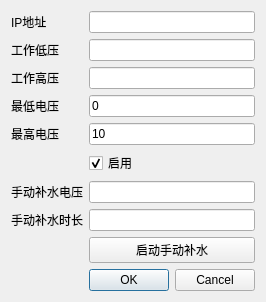
<?xml version="1.0" encoding="UTF-8"?>
<ui version="4.0">
 <class>AOsetting</class>
 <widget class="QDialog" name="AOsetting">
  <property name="geometry">
   <rect>
    <x>0</x>
    <y>0</y>
    <width>237</width>
    <height>281</height>
   </rect>
  </property>
  <property name="windowTitle">
   <string>Dialog</string>
  </property>
  <layout class="QVBoxLayout" name="verticalLayout">
   <item>
    <layout class="QFormLayout" name="formLayout">
     <item row="0" column="0">
      <widget class="QLabel" name="label_5">
       <property name="text">
        <string>IP地址</string>
       </property>
      </widget>
     </item>
     <item row="0" column="1">
      <widget class="QLineEdit" name="lineEdit_5"/>
     </item>
     <item row="1" column="0">
      <widget class="QLabel" name="label_3">
       <property name="text">
        <string>工作低压</string>
       </property>
      </widget>
     </item>
     <item row="1" column="1">
      <widget class="QLineEdit" name="lineEdit_3"/>
     </item>
     <item row="2" column="0">
      <widget class="QLabel" name="label_4">
       <property name="text">
        <string>工作高压</string>
       </property>
      </widget>
     </item>
     <item row="2" column="1">
      <widget class="QLineEdit" name="lineEdit_4"/>
     </item>
     <item row="3" column="0">
      <widget class="QLabel" name="label">
       <property name="text">
        <string>最低电压</string>
       </property>
      </widget>
     </item>
     <item row="3" column="1">
      <widget class="QLineEdit" name="lineEdit">
       <property name="text">
        <string>0</string>
       </property>
       <property name="readOnly">
        <bool>true</bool>
       </property>
      </widget>
     </item>
     <item row="4" column="0">
      <widget class="QLabel" name="label_2">
       <property name="text">
        <string>最高电压</string>
       </property>
      </widget>
     </item>
     <item row="4" column="1">
      <widget class="QLineEdit" name="lineEdit_2">
       <property name="text">
        <string>10</string>
       </property>
       <property name="readOnly">
        <bool>true</bool>
       </property>
      </widget>
     </item>
     <item row="6" column="1">
      <widget class="QCheckBox" name="output">
       <property name="text">
        <string>启用</string>
       </property>
       <property name="checked">
        <bool>true</bool>
       </property>
      </widget>
     </item>
     <item row="7" column="0">
      <widget class="QLabel" name="label_6">
       <property name="text">
        <string>手动补水电压</string>
       </property>
      </widget>
     </item>
     <item row="7" column="1">
      <widget class="QLineEdit" name="manualvol"/>
     </item>
     <item row="10" column="1">
      <widget class="QDialogButtonBox" name="buttonBox">
       <property name="sizePolicy">
        <sizepolicy hsizetype="Fixed" vsizetype="Fixed">
         <horstretch>0</horstretch>
         <verstretch>0</verstretch>
        </sizepolicy>
       </property>
       <property name="orientation">
        <enum>Qt::Horizontal</enum>
       </property>
       <property name="standardButtons">
        <set>QDialogButtonBox::Cancel|QDialogButtonBox::Ok</set>
       </property>
      </widget>
     </item>
     <item row="8" column="1">
      <widget class="QLineEdit" name="duration"/>
     </item>
     <item row="8" column="0">
      <widget class="QLabel" name="label_7">
       <property name="text">
        <string>手动补水时长</string>
       </property>
      </widget>
     </item>
     <item row="9" column="1">
      <widget class="QPushButton" name="pushButton">
       <property name="text">
        <string>启动手动补水</string>
       </property>
      </widget>
     </item>
    </layout>
   </item>
  </layout>
 </widget>
 <resources/>
 <connections>
  <connection>
   <sender>buttonBox</sender>
   <signal>rejected()</signal>
   <receiver>AOsetting</receiver>
   <slot>reject()</slot>
   <hints>
    <hint type="sourcelabel">
     <x>316</x>
     <y>260</y>
    </hint>
    <hint type="destinationlabel">
     <x>286</x>
     <y>274</y>
    </hint>
   </hints>
  </connection>
  <connection>
   <sender>buttonBox</sender>
   <signal>accepted()</signal>
   <receiver>AOsetting</receiver>
   <slot>accept()</slot>
   <hints>
    <hint type="sourcelabel">
     <x>248</x>
     <y>254</y>
    </hint>
    <hint type="destinationlabel">
     <x>157</x>
     <y>274</y>
    </hint>
   </hints>
  </connection>
 </connections>
</ui>
